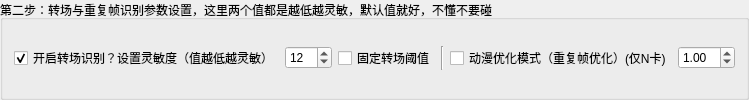
                 <widget class="QGroupBox" name="groupBox_2">
                  <property name="sizePolicy">
                   <sizepolicy hsizetype="Preferred" vsizetype="Minimum">
                    <horstretch>0</horstretch>
                    <verstretch>0</verstretch>
                   </sizepolicy>
                  </property>
                  <property name="title">
                   <string>第二步：转场与重复帧识别参数设置，这里两个值都是越低越灵敏，默认值就好，不懂不要碰</string>
                  </property>
                  <layout class="QGridLayout" name="gridLayout_13">
                   <item row="0" column="0">
                    <layout class="QGridLayout" name="gridLayout_15">
                     <item row="1" column="0">
                      <widget class="QCheckBox" name="ScedetChecker">
                       <property name="toolTip">
                        <string>&lt;html&gt;&lt;head/&gt;&lt;body&gt;&lt;p&gt;若使用固定转场识别(absdiff)&lt;/p&gt;&lt;p&gt;大量静止画面（如非fps游戏录屏）&lt;span style=&quot; font-weight:600;&quot;&gt;推荐值10&lt;/span&gt;&lt;/p&gt;&lt;p&gt;大量运动画面&lt;span style=&quot; font-weight:600;&quot;&gt;推荐值10~30&lt;/span&gt;&lt;/p&gt;&lt;p&gt;&lt;span style=&quot; font-weight:600;&quot;&gt;2D动画推荐值10&lt;/span&gt;&lt;/p&gt;&lt;p&gt;其他场景&lt;span style=&quot; font-weight:600;&quot;&gt;推荐值10~30&lt;/span&gt;&lt;/p&gt;&lt;p&gt;若不使用固定转场识别则不用管，全自动的&lt;/p&gt;&lt;/body&gt;&lt;/html&gt;</string>
                       </property>
                       <property name="text">
                        <string>开启转场识别？设置灵敏度（值越低越灵敏）</string>
                       </property>
                       <property name="checked">
                        <bool>true</bool>
                       </property>
                      </widget>
                     </item>
                     <item row="1" column="3">
                      <widget class="Line" name="line">
                       <property name="orientation">
                        <enum>Qt::Vertical</enum>
                       </property>
                      </widget>
                     </item>
                     <item row="1" column="5">
                      <widget class="MyDoubleSpinBox" name="DupFramesTSelector">
                       <property name="toolTip">
                        <string>&lt;html&gt;&lt;head/&gt;&lt;body&gt;&lt;p&gt;值越低，去除的重复帧越少。&lt;/p&gt;&lt;p&gt;&lt;span style=&quot; font-weight:600;&quot;&gt;推荐值0.3~5.0&lt;/span&gt;&lt;/p&gt;&lt;/body&gt;&lt;/html&gt;</string>
                       </property>
                       <property name="minimum">
                        <double>0.010000000000000</double>
                       </property>
                       <property name="maximum">
                        <double>99.000000000000000</double>
                       </property>
                       <property name="value">
                        <double>1.000000000000000</double>
                       </property>
                      </widget>
                     </item>
                     <item row="1" column="1">
                      <widget class="MySpinBox" name="ScdetSelector">
                       <property name="enabled">
                        <bool>true</bool>
                       </property>
                       <property name="sizePolicy">
                        <sizepolicy hsizetype="Minimum" vsizetype="Fixed">
                         <horstretch>0</horstretch>
                         <verstretch>0</verstretch>
                        </sizepolicy>
                       </property>
                       <property name="toolTip">
                        <string>&lt;html&gt;&lt;head/&gt;&lt;body&gt;&lt;p&gt;若使用固定转场识别(absdiff)&lt;/p&gt;&lt;p&gt;大量静止画面（如非fps游戏录屏）&lt;span style=&quot; font-weight:600;&quot;&gt;推荐值10&lt;/span&gt;&lt;/p&gt;&lt;p&gt;大量运动画面&lt;span style=&quot; font-weight:600;&quot;&gt;推荐值10~30&lt;/span&gt;&lt;/p&gt;&lt;p&gt;&lt;span style=&quot; font-weight:600;&quot;&gt;2D动画推荐值10&lt;/span&gt;&lt;/p&gt;&lt;p&gt;其他场景&lt;span style=&quot; font-weight:600;&quot;&gt;推荐值10~30&lt;/span&gt;&lt;/p&gt;&lt;p&gt;若不使用固定转场识别则不用管，全自动的&lt;/p&gt;&lt;/body&gt;&lt;/html&gt;</string>
                       </property>
                       <property name="minimum">
                        <number>1</number>
                       </property>
                       <property name="maximum">
                        <number>999</number>
                       </property>
                       <property name="value">
                        <number>12</number>
                       </property>
                      </widget>
                     </item>
                     <item row="1" column="4">
                      <widget class="QCheckBox" name="DupRmChecker">
                       <property name="toolTip">
                        <string>&lt;html&gt;&lt;head/&gt;&lt;body&gt;&lt;p&gt;值越低，去除的重复帧越少。&lt;/p&gt;&lt;p&gt;&lt;span style=&quot; font-weight:600;&quot;&gt;推荐值0.3~5.0&lt;/span&gt;&lt;/p&gt;&lt;p&gt;真人/3D实拍&lt;span style=&quot; font-weight:600;&quot;&gt;：建议值0.5&lt;/span&gt;&lt;/p&gt;&lt;p&gt;2D动画：&lt;span style=&quot; font-weight:600;&quot;&gt;建议值1.0~4.0&lt;/span&gt;&lt;/p&gt;&lt;/body&gt;&lt;/html&gt;</string>
                       </property>
                       <property name="text">
                        <string>动漫优化模式（重复帧优化）(仅N卡)</string>
                       </property>
                      </widget>
                     </item>
                     <item row="1" column="2">
                      <widget class="QCheckBox" name="UseFixedScdet">
                       <property name="toolTip">
                        <string>&lt;html&gt;&lt;head/&gt;&lt;body&gt;&lt;p&gt;若使用固定转场识别(absdiff)&lt;/p&gt;&lt;p&gt;大量静止画面（如非fps游戏录屏）&lt;span style=&quot; font-weight:600;&quot;&gt;推荐值10&lt;/span&gt;&lt;/p&gt;&lt;p&gt;大量运动画面&lt;span style=&quot; font-weight:600;&quot;&gt;推荐值10~30&lt;/span&gt;&lt;/p&gt;&lt;p&gt;&lt;span style=&quot; font-weight:600;&quot;&gt;2D动画推荐值10&lt;/span&gt;&lt;/p&gt;&lt;p&gt;其他场景&lt;span style=&quot; font-weight:600;&quot;&gt;推荐值10~30&lt;/span&gt;&lt;/p&gt;&lt;p&gt;若不使用固定转场识别则不用管，全自动的&lt;/p&gt;&lt;/body&gt;&lt;/html&gt;</string>
                       </property>
                       <property name="text">
                        <string>固定转场阈值</string>
                       </property>
                      </widget>
                     </item>
                    </layout>
                   </item>
                  </layout>
                 </widget>
